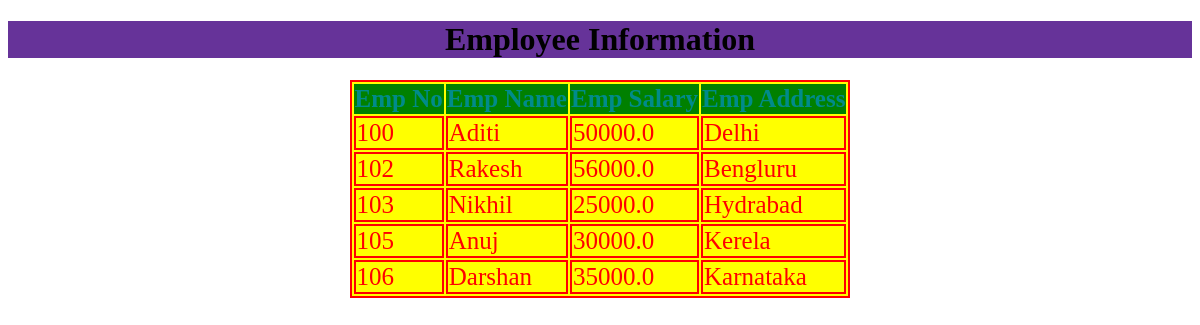
The app's page /empinfo/ with its own data.
### testapp/models.py (models this page shows, shortened)
class Employee(models.Model):
   eno = models.IntegerField()
   ename = models.CharField(max_length=30)
   esal = models.FloatField()
   eaddr = models.CharField(max_length=40)

### testapp/views.py (the view)
# urls.py: path('empinfo/', views.empinfo, name="empinfo"),
def empinfo(request):
   emp_list = Employee.objects.all()
   my_dict = {'emp_list': emp_list}
   return render(request, 'testapp/emp.html', context=my_dict)

### templates/testapp/emp.html (shortened to what this page needs)
<!DOCTYPE html>
{% load static %}
<html lang="en">
<head>
   <link rel="stylesheet" href="{% static "css/demo3.css" %}">
</head>
<body>
   <h1>Employee Information</h1>
   {% if emp_list %}
       <table>
           <thead>
               <tr>
                   <th>Emp No</th>
                   <th>Emp Name</th>
                   <th>Emp Salary</th>
                   <th>Emp Address</th>
               </tr>
           </thead>
           <tbody>
               {% for emp in emp_list %}
               <tr>
                   <td>{{ emp.eno }}</td>
                   <td>{{ emp.ename }}</td>
                   <td>{{ emp.esal }}</td>
                   <td>{{ emp.eaddr }}</td>
               </tr>
               {% endfor %}
           </tbody>
       </table>
   {% else %}
       <p>No Employee Found</p>
   {% endif %}
</body>
</html>

### static/css/demo3.css (style rules this page uses)
body { background: url(https://images.unsplash.com/photo-1671955100855-074bf3f3db3c?q=80&w=871&auto=format&fit=crop&ixlib=rb-4.0.3&ixid=M3wxMjA3fDB8MHxwaG90by1wYWdlfHx8fGVufDB8fHx8fA%3D%3D); background-repeat: no-repeat; background-size: cover; }
h1 { background-color: rebeccapurple; text-align: center; }
td,table { margin: auto; border: solid 2px; color: red; background: yellow; font-size: 25px; }
thead { background: green; color: darkcyan; }

### records on screen
Employee: eno "100", ename "Aditi", esal "50000.0", eaddr "Delhi"
Employee: eno "102", ename "Rakesh", esal "56000.0", eaddr "Bengluru"
Employee: eno "103", ename "Nikhil", esal "25000.0", eaddr "Hydrabad"
Employee: eno "105", ename "Anuj", esal "30000.0", eaddr "Kerela"
Employee: eno "106", ename "Darshan", esal "35000.0", eaddr "Karnataka"
